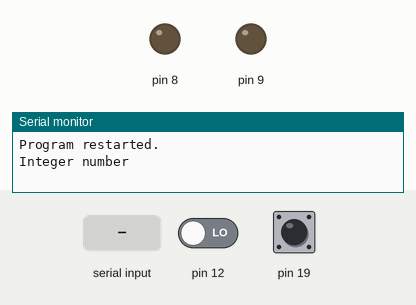
Recording of a sketch running on a simulated Arduino Uno, built with avr-gcc and run on an emulated ATmega328P. On the bench: output pins drawn as LEDs (lit = HIGH), the last lines printed to the serial monitor. Inputs (shaded band) come from the test bench; at power-on: pin 19 HIGH, pin 12 LOW. The board resets itself during the run and starts again; EEPROM starts erased.

Above: at 1.0 s.
1.1 s: pin 19 pulled LOW for 1 s
At 2.1 s:
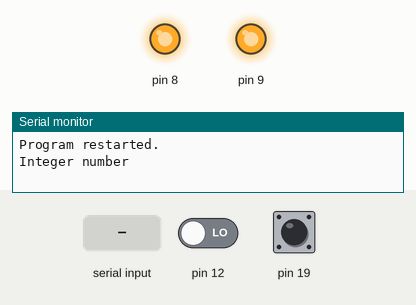
3.6 s: pin 19 pulled LOW for 0.15 s
At 4.2 s:
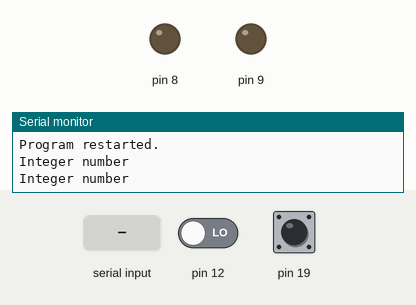
5.3 s: byte 13 ('\r') received over Serial
6.8 s: pin 19 pulled LOW for 3.2 s
At 7.6 s:
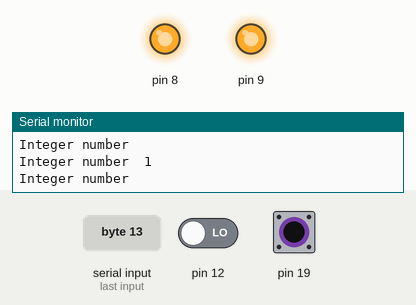
Timing chart, 0 to 9.8 s (numbered marks = the images above; inputs shaded):
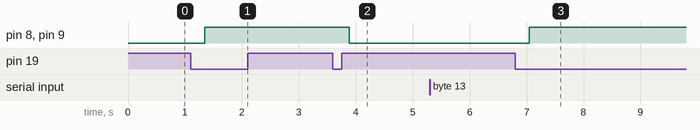

The sketch:

5A_Integer_numbers.ino
```cpp
/*
 From this point on Arduino library functions are introduced and will generally be used.
 For example
 Serial.begin(115200):    This initialises the UART for 57600 Baud (assuming an 8MHz clock)
 Serial.write:            This sends text to the PC
 Serial print:            This sends numbers to the PC as text
 atol/atoi:               This converts a text string to a long / integer number
 ltoa:                    This converts a long number to text (askii characters)

 Note all characters received by the UART are saved to a buffer.
 Serial.readBytesUntil as implemented here reads these characters and transfers them
 to a separate buffer "num_as_string" stopping only when a cartridge return (cr) is detected
 or 20 keypresses have been made.
 The keypresses contained in the buffer "num_as_string" are then converted to a number.


 This project accepts an integer number and prints out all the integer numbers by which it can be divided
 giving an integer result.
  */


#include "Integer_numbers_header.h"


/************************************************************************************************************/


int main (void)
  {
    char num_string[12];
    long  num;
    int m = 1;

 setup_328_HW_Arduino_IO;

   if (reset_status == 1) User_prompt;

   Serial.write("\r\nInteger number\t");
num = Int_Num_from_PC_local(num_string, '\r');

do{
if(!(num%m)){Int_Num_to_PC_local(m, num_string, '\t');}
m += 1; wdr();}while(m < num);

SW_reset;
return 1;
 }


/******************************************************************************************/
long Int_Num_from_PC_local(char * num_as_string,char next_char)
{char strln;

pause_WDT;
Serial.flush();
strln = Serial.readBytesUntil('\r',num_as_string, 20);
resume_WDT;
num_as_string[strln] = 0;
Serial.write(num_as_string);
Serial.write(next_char);
if(atol(num_as_string) > 0x7FFFF)
{Serial.write("\r\nNumber is too large\r\n"); SW_reset;}
return atol(num_as_string);}


/******************************************************************************************/
void Int_Num_to_PC_local(long Int_num, char * num_as_string, char next_char)
{
ltoa(Int_num, num_as_string, 10);
Serial.print(num_as_string);
Serial.print(next_char);
}


/******************************************************************************************/
```

Integer_numbers_header.h
```cpp
#include <avr/wdt.h>

char User_response;
char reset_status;

#define newline   Serial.write("\r\n");


/**********************************************************************************/
#define  OSC_CAL \
if ((eeprom_read_byte((uint8_t*)0x3FF) > 0x0F)\
&&  (eeprom_read_byte((uint8_t*)0x3FF) < 0xF0) && (eeprom_read_byte((uint8_t*)0x3FF)\
== eeprom_read_byte((uint8_t*)0x3FE))) {OSCCAL = eeprom_read_byte((uint8_t*)0x3FE);}

//If the internal clock has been calibrated, a calibration byte will be found in EEPROM locations 0x3FF/E


/**********************************************************************************/
#define setup_328_HW_Arduino_IO \
\
setup_watchdog;\
ADMUX |= (1 << REFS0);\
initialise_IO;\
OSC_CAL;\
\
comms_cal;\
set_up_pin_change_interrupt_on_PC5;\
\
setup_one_wire_comms;\
set_up_activity_leds;\
sei();\
Serial.begin(115200);\
while (!Serial);\
determine_reset_source;\
One_25ms_WDT_with_interrupt;\
failsafe;

//The reset control switch is connected to PC5  USART_init(0,16);


/**********************************************************************************/
#define wdr()  __asm__ __volatile__("wdr")

#define setup_watchdog \
wdr();\
MCUSR &= ~(1<<WDRF);\
WDTCSR |= (1 <<WDCE) | (1<< WDE);\
WDTCSR = 0;


#define SW_reset    {Signal_SW_reset;wdt_enable(WDTO_30MS);while(1);}
#define WDTout      {wdt_enable(WDTO_30MS);while(1);}
#define pause_WDT   setup_watchdog
#define resume_WDT  One_25ms_WDT_with_interrupt

#define One_25ms_WDT_with_interrupt \
wdr();\
WDTCSR |= (1 <<WDCE) | (1<< WDE);\
WDTCSR = (1<< WDE) | (1 << WDIE) |  (1 << WDP0)  |  (1 << WDP1);


/**********************************************************************************/
#define initialise_IO \
MCUCR &= (~(1 << PUD));\
DDRB = 0;\
DDRC = 0;\
DDRD = 0;\
PORTB = 0xFF;\
PORTC = 0xFF;\
PORTD = 0xFF;

//All ports are initialised to weak pull up (WPU)


/************************************************************************************************************************************/
#define reset_ctl_reg                         0x3FC
#define Signal_WDTout_with_interrupt          eeprom_write_byte((uint8_t*)reset_ctl_reg, ~0x20)
#define Signal_SW_reset                       eeprom_write_byte((uint8_t*)reset_ctl_reg,(eeprom_read_byte((uint8_t*)reset_ctl_reg) & ~0x40))
#define clear_reset_ctl_reg                   eeprom_write_byte((uint8_t*)reset_ctl_reg, ~0)


/************************************************************************************************************************************/
#define determine_reset_source \
switch (eeprom_read_byte((uint8_t*)reset_ctl_reg))\
{case ((byte)~1): reset_status = 1; break;\
case ((byte)~0x42): reset_status = 2; break;\
case ((byte)~8): reset_status = 3; break;\
case ((byte) ~0x52):  reset_status = 4; break;\
case ((byte) ~0x22):  reset_status = 5; break;\
case ((byte) ~0x2):  reset_status = 6; break;\
case ((byte) ~0):  reset_status = 7; break;}\
clear_reset_ctl_reg;

/*
reset_status:
1 POR                     bit 0 of reset control register
2 SW_reset                bits 6 and 1
3 prtD                    bit 3
4 Flaged WDTout           bit 6,4 and 1
5 WDTout with ISR         bit 5 and 1
6 WDTout                  bit 1
7 As 5 but ISR missing    No bits

Note : Set bit 2 to generate the prtD... prompt
*/


/************************************************************************************************************************************/
#define failsafe \
if(reset_status == 7)\
{Serial.write("\r\nProgram restarted.");}\
if(reset_status == 6)\
{Serial.write("\r\nWDTout\r\n");while(1)wdr();}


/**********************************************************************************/
#define User_prompt \
{while(1){\
do{Serial.write("R?    ");}   while((isCharavailable_A(75) == 0));\
User_response = Serial.read();\
if((User_response == 'R') || (User_response == 'r'))break;} newline;}


/**********************************************************************************/
#include "Resources_Integer_numbers\Chip2chip_comms\One_wire_header.h"
#include "Resources_Integer_numbers\Chip2chip_comms\One_wire_transactions.c"
#include "Resources_Integer_numbers\PC_comms\Basic_Rx_Tx_and_Timer.c"


/**********************************************************************************/
```

One_wire_header.h
```cpp
/*
Code segments required by the subroutines in "One_wire_transactions.c" and else where
*/


void UART_Tx_1_wire(void);
void UART_Rx_1_wire(void);

volatile char One_wire_Rx_char, One_wire_Tx_char;
volatile char Tx_complete, Rx_complete;

volatile char One_wire_mode;

int Comms_clock;


/**********************************************************************************/
#define  comms_cal \
if (((signed char)eeprom_read_byte((uint8_t*)0x3F6) > -50)\
&&  ((signed char)eeprom_read_byte((uint8_t*)0x3F6) < 50) && ((signed char)eeprom_read_byte((uint8_t*)0x3F6)\
== (signed char)eeprom_read_byte((uint8_t*)0x3F7)))\
{Comms_clock = 200 + (signed char) eeprom_read_byte((uint8_t*)0x3F6);}

//A calibration byte for the one wire comms clock is stored in EEPROM locations 0x3F6/7
//For zero calibration the clock which runs at 1MHz generates a baud rate of 200uS


/************************************************************************************************************************************/
#define setup_one_wire_comms \
PCICR |= (1 << PCIE0); PCMSK0 |= (1 << PCINT4);\
PORTB &= (~(1 << PORTB4));

//One wire comms uses port PB4.  This sets it up as input with interrupt on pin change (IPC)


#define clear_display 								One_wire_Tx_char = 'c';  UART_Tx_1_wire();
#define Reset_ATtiny1606 							One_wire_Tx_char = 'F'; UART_Tx_1_wire();

#define set_up_pin_change_interrupt_on_PC5  		PCICR |= (1 << PCIE1); PCMSK1 |= (1 << PCINT13);
#define pause_pin_change_interrupt_on_PC5  			PCICR &= (~(1 << PCIE1));
#define reinstate_pin_change_interrupt_on_PC5  		PCICR |= (1 << PCIE1);

//The reset control switch uses PC5 (PCINT13).This sets it up for weak pull up (WPU) with IPC


/************************************************************************************************************************************/
#define Start_clock		    	TCNT0 = 0;  OCR0A = 0; TCCR0B = (1 << CS01);

//Initialises Timer 0 Output compare and counter values to zero, sets TO clock to 1MHz and starts it

#define wait_for_comms_tick \
OCR0A +=  Comms_clock;\
while (!(TIFR0 & (1 << OCF0A)));\
TIFR0 = 0xFF;

//Increment Timer 0 Output compare register A and wait until the value in the Timer 0 counter is the same


#define wait_for_half_comms_tick \
OCR0A =  Comms_clock/2;\
while (!(TIFR0 & (1 << OCF0A)));\
TIFR0 = 0xFF;


/************************************************************************************************************************************/
#define boot_reset_ctl_reg			0x3FC
#define 	set_Run_BL_bit			eeprom_write_byte((uint8_t*)boot_reset_ctl_reg, (eeprom_read_byte((uint8_t*)(0x3FC)) & (~4)));

//if the hex_text_programmer reads bit 2 of EPPPROM location 0x3FC as zero it will run the bootloader

#define PINB4_down	((PINB & 0x10)^0x10)
#define PINC5_down	((PINC & 0x20)^0x20)
#define PINC5_up	(PINC & 0x20)


/************************************************************************************************************************************/
#define  set_up_activity_leds \
DDRB |= (1 << DDB0) | (1 << DDB1);\
LED_1_off;\
LED_2_off;

#define LED_1_off	 	PORTB &= (~(1 << PB1));
#define LED_1_on	 	PORTB |= (1 << PB1);

#define LED_2_off	 	PORTB &= (~(1 << PB0));
#define LED_2_on	 	PORTB |= (1 << PB0);

#define Toggle_LED_1 \
if (PORTB & (1 << PB1)){LED_1_off;}\
else {PORTB |= (1 << PB1);}
```

Measured:
- after the input at 1.1 s, pin 8, pin 9: LOW → HIGH after 0.25 s
- after the input at 3.6 s, pin 8, pin 9: HIGH → LOW after 0.29 s
- after the input at 6.8 s, pin 8, pin 9: LOW → HIGH after 0.25 s
